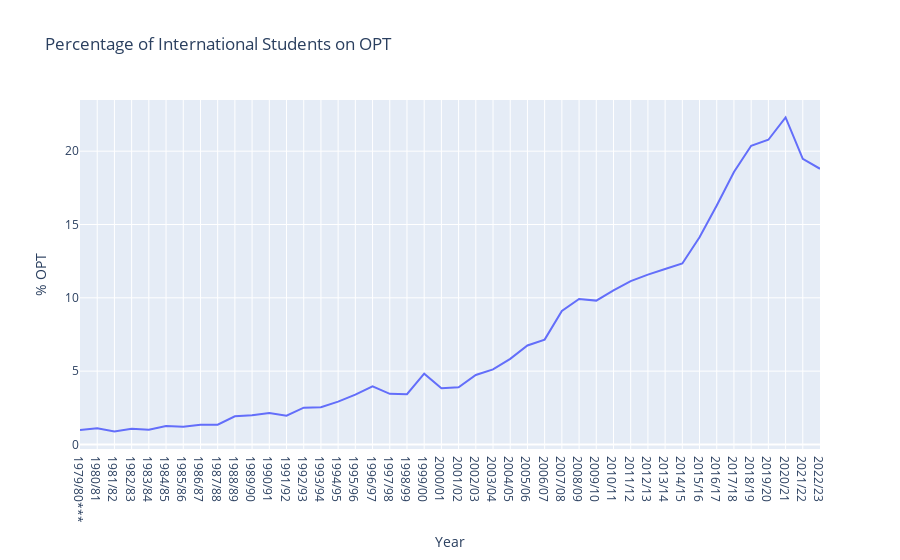

The notebook cell this image was saved under:
### Code cell
fig = px.line(data_frame=more_data,
              x='Year', 
              y='% OPT',
              title='Percentage of International Students on OPT ')
fig.show()

### Figure 1 — Plotly figure (JSON) as saved in the notebook; plotly's stock layout.template omitted (floating-point values rounded to 4 significant figures)
{"data": [{"hovertemplate": "Year=%{x}<br>% OPT=%{y}<extra></extra>", "legendgroup": "", "line": {"color": "#636efa", "dash": "solid"}, "marker": {"symbol": "circle"}, "mode": "lines", "name": "", "orientation": "v", "showlegend": false, "type": "scatter", "x": ["1979/80***", "1980/81", "1981/82", "1982/83", "1983/84", "1984/85", "1985/86", "1986/87", "1987/88", "1988/89 ", "1989/90", "1990/91", "1991/92", "1992/93", "1993/94", "1994/95", "1995/96", "1996/97", "1997/98", "1998/99", "1999/00", "2000/01", "2001/02", "2002/03", "2003/04", "2004/05", "2005/06", "2006/07", "2007/08", "2008/09", "2009/10", "2010/11", "2011/12", "2012/13", "2013/14", "2014/15", "2015/16", "2016/17", "2017/18", "2018/19", "2019/20", "2020/21", "2021/22", "2022/23"], "xaxis": "x", "y": [0.99, 1.11, 0.88, 1.07, 1, 1.26, 1.21, 1.35, 1.35, 1.92, 1.99, 2.15, 1.96, 2.51, 2.54, 2.92, 3.4, 3.96, 3.45, 3.43, 4.83, 3.84, 3.9, 4.74, 5.12, 5.84, 6.75, 7.15, 9.1, 9.92, 9.81, 10.51, 11.14, 11.58, 11.96, 12.34, 14.13, 16.29, 18.58, 20.37, 20.78, 22.3, 19.48, 18.8], "yaxis": "y"}], "layout": {"legend": {"tracegroupgap": 0}, "title": {"text": "Percentage of International Students on OPT "}, "xaxis": {"anchor": "y", "domain": [0, 1], "title": {"text": "Year"}}, "yaxis": {"anchor": "x", "domain": [0, 1], "title": {"text": "% OPT"}}}}
